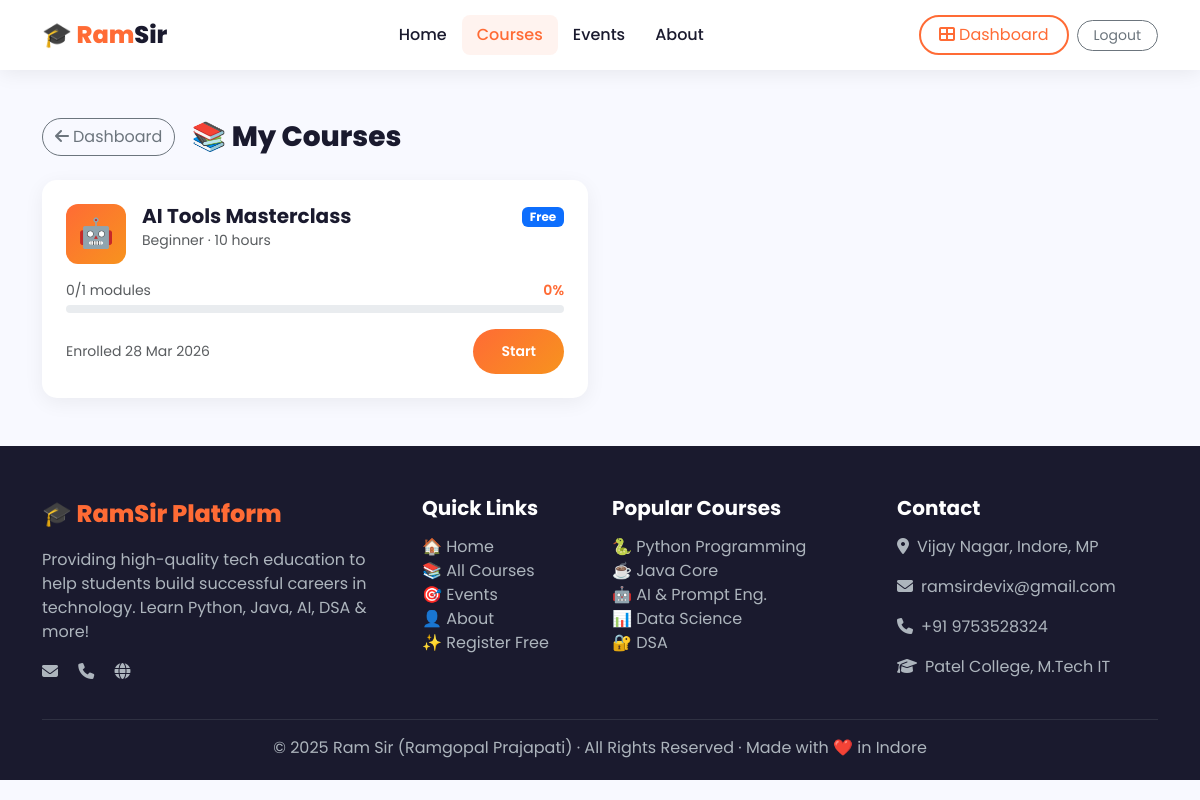
/dashboard/my-courses/ (signed in), run on the app's committed database.
### courses/models.py (models this page shows, shortened)
class Enrollment(models.Model):
    STATUS_CHOICES = [
        ('active', 'Active'),
        ('completed', 'Completed'),
        ('cancelled', 'Cancelled'),
    ]
    user = models.ForeignKey(User, on_delete=models.CASCADE, related_name='enrollments')
    course = models.ForeignKey(Course, on_delete=models.CASCADE, related_name='enrollments')
    enrolled_at = models.DateTimeField(auto_now_add=True)
    status = models.CharField(max_length=15, choices=STATUS_CHOICES, default='active')
    is_paid = models.BooleanField(default=False)
    amount_paid = models.DecimalField(max_digits=8, decimal_places=2, default=0.00)
    class Meta:
        unique_together = ['user', 'course']
    def progress_percentage(self):
        total = self.course.total_modules()
        if total == 0:
            return 0
        completed = ModuleProgress.objects.filter(
            user=self.user,
            module__course=self.course,
            completed=True
        ).count()
        return int((completed / total) * 100)
    def completed_modules_count(self):
        return ModuleProgress.objects.filter(
            user=self.user,
            module__course=self.course,
            completed=True
        ).count()

class Course(models.Model):
    LEVEL_CHOICES = [
        ('beginner', 'Beginner'),
        ('intermediate', 'Intermediate'),
        ('advanced', 'Advanced'),
        ('all', 'All Levels'),
    ]
    TYPE_CHOICES = [
        ('free', 'Free'),
        ('paid', 'Paid'),
    ]
    title = models.CharField(max_length=200)
    slug = models.SlugField(unique=True, blank=True)
    category = models.ForeignKey(Category, on_delete=models.SET_NULL, null=True)
    description = models.TextField()
    short_description = models.CharField(max_length=300)
    thumbnail = models.ImageField(upload_to='course_thumbnails/', blank=True, null=True)
    thumbnail_url = models.URLField(blank=True, help_text="Or paste image URL here")
    course_type = models.CharField(max_length=10, choices=TYPE_CHOICES, default='free')
    price = models.DecimalField(max_digits=8, decimal_places=2, default=0.00)
    level = models.CharField(max_length=15, choices=LEVEL_CHOICES, default='all')
    duration = models.CharField(max_length=50, blank=True, help_text="e.g. 20 hours")
    instructor_name = models.CharField(max_length=100, default='Ram Sir (Ramgopal Prajapati)')
    instructor_bio = models.TextField(blank=True)
    is_featured = models.BooleanField(default=False)
    is_active = models.BooleanField(default=True)
    students_count = models.IntegerField(default=0)
    rating = models.DecimalField(max_digits=3, decimal_places=1, default=4.9)
    what_you_learn = models.TextField(blank=True, help_text="One point per line")
    requirements = models.TextField(blank=True, help_text="One requirement per line")
    created_at = models.DateTimeField(auto_now_add=True)
    updated_at = models.DateTimeField(auto_now=True)
    class Meta:
        ordering = ['-is_featured', '-created_at']
    def total_modules(self):
        return self.modules.filter(is_active=True).count()

### courses/views.py (the view)
# urls.py: path('dashboard/my-courses/', course_views.my_courses, name='my_courses'),
@login_required
def my_courses(request):
    enrollments = Enrollment.objects.filter(user=request.user).select_related('course')
    return render(request, 'dashboard/my_courses.html', {'enrollments': enrollments})

### templates/dashboard/my_courses.html (shortened to what this page needs)
{% extends 'base.html' %}
{% block content %}
<div class="container py-5">
    <div class="d-flex gap-3 align-items-center mb-4">
        <a href="/dashboard/" class="btn btn-outline-secondary rounded-pill"><i class="fas fa-arrow-left me-1"></i>Dashboard</a>
        <h3 style="font-weight:800;margin:0">📚 My Courses</h3>
    </div>
    {% if enrollments %}
    <div class="row g-4">
        {% for enrollment in enrollments %}
        <div class="col-lg-6">
            <div style="background:white;border-radius:15px;overflow:hidden;box-shadow:0 5px 20px rgba(0,0,0,0.06)">
                <div class="p-4">
                    <div class="d-flex gap-3 align-items-start mb-3">
                        <div style="width:60px;height:60px;border-radius:12px;background:var(--gradient);display:flex;align-items:center;justify-content:center;font-size:1.8rem;flex-shrink:0">
                            {% if 'Python' in enrollment.course.title %}🐍{% elif 'Java' in enrollment.course.title %}☕{% elif 'AI' in enrollment.course.title or 'Prompt' in enrollment.course.title %}🤖{% elif 'DSA' in enrollment.course.title %}🌳{% elif 'SQL' in enrollment.course.title %}🗄️{% elif 'C++' in enrollment.course.title %}⚡{% elif 'Django' in enrollment.course.title %}🌐{% elif 'ML' in enrollment.course.title %}🧠{% elif 'Power BI' in enrollment.course.title %}📊{% else %}📚{% endif %}
                        </div>
                        <div class="flex-grow-1">
                            <h5 style="font-weight:700;margin:0">{{ enrollment.course.title }}</h5>
                            <small class="text-muted">{{ enrollment.course.get_level_display }} · {{ enrollment.course.duration }}</small>
                        </div>
                        <div>
                            {% if enrollment.status == 'completed' %}
                            <span class="badge bg-success">✓ Completed</span>
                            {% elif enrollment.is_paid %}
                            <span class="badge bg-warning text-dark">Premium</span>
                            {% else %}
                            <span class="badge bg-primary">Free</span>
                            {% endif %}
                        </div>
                    </div>
                    <div class="d-flex justify-content-between mb-1">
                        <small class="text-muted">{{ enrollment.completed_modules_count }}/{{ enrollment.course.total_modules }} modules</small>
                        <small style="font-weight:600;color:var(--primary)">{{ enrollment.progress_percentage }}%</small>
                    </div>
                    <div class="progress mb-3">
                    </div>
                    <div class="d-flex justify-content-between align-items-center">
                        <small class="text-muted">Enrolled {{ enrollment.enrolled_at|date:"d M Y" }}</small>
                        <a href="/courses/{{ enrollment.course.slug }}/" class="btn btn-sm btn-primary-custom">
                            {% if enrollment.progress_percentage == 0 %}Start{% elif enrollment.status == 'completed' %}Review{% else %}Continue{% endif %}
                        </a>
                    </div>
                </div>
            </div>
        </div>
        {% endfor %}
    </div>
    {% else %}
    <div class="text-center py-5" style="background:white;border-radius:20px">
        <div style="font-size:4rem">📚</div>
        <h4 class="mt-3">No courses enrolled yet</h4>
        <a href="/courses/" class="btn btn-primary-custom mt-3">Browse Free Courses</a>
    </div>
    {% endif %}
</div>
{% endblock %}

### static/css/main.css (style rules this page uses)
html { scroll-behavior: smooth; }

### templates/base.html (style rules this page uses)
:root { --primary: #ff6b35; --primary-dark: #e55a24; --secondary: #1a1a2e; --accent: #4361ee; --success: #2ec4b6; --text-dark: #1a1a2e; --text-light: #6c757d; --bg-light: #f8f9ff; --card-bg: #ffffff; --gradient: linear-gradient(135deg, #ff6b35, #f7931e); --gradient2: linear-gradient(135deg, #4361ee, #7209b7); }
* { margin: 0; padding: 0; box-sizing: border-box; }
body { font-family: 'Poppins', sans-serif; background: var(--bg-light); color: var(--text-dark); }
.btn-primary-custom { background: var(--gradient); border: none; color: white; padding: 12px 28px; border-radius: 30px; font-weight: 600; transition: all 0.3s; }
.progress { height: 8px; border-radius: 10px; background: #e9ecef; }

### data on the page
Enrollment: course "AI Tools Masterclass", course.level "Beginner", course.duration "10 hours", status "Free", completed_modules_count "0", course.total_modules "1", progress_percentage "0", enrolled_at "28 Mar 2026", shows "Start"
